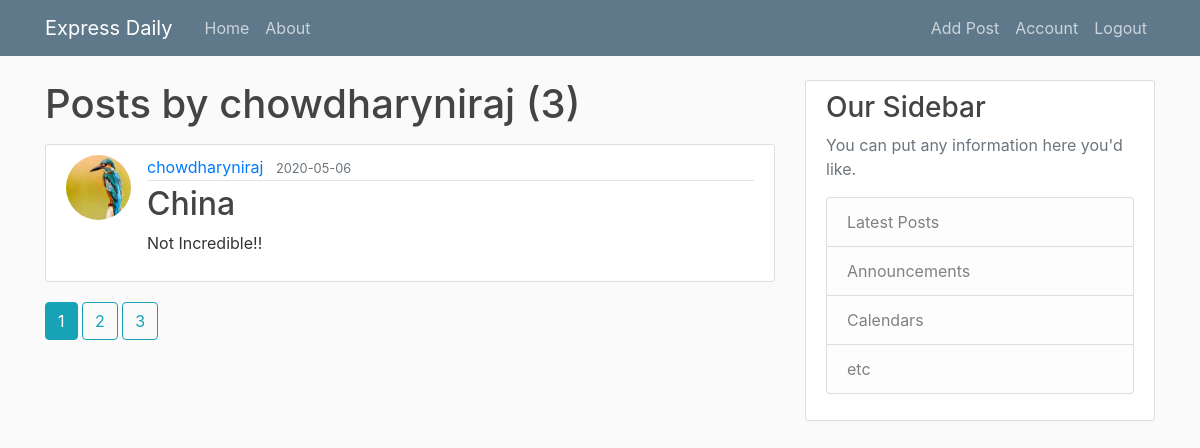
/user/chowdharyniraj (signed in), run on the app's committed database.
### BLog/models.py (models this page shows, shortened)
class User(db.Model,UserMixin):
    id = db.Column(db.Integer, primary_key=True)
    username = db.Column(db.String(20), unique=True, nullable=False)
    email = db.Column(db.String(120), unique=True, nullable=False)
    image_file = db.Column(db.String(20), nullable=False,
                           default='default.jpg')
    password = db.Column(db.String(60), nullable=False)
    posts = db.relationship('Post', backref='author', lazy=True)

class Post(db.Model):
    id = db.Column(db.Integer, primary_key=True)
    title = db.Column(db.String(100), nullable=False)
    date_posted = db.Column(db.DateTime, nullable=False,
                            default=datetime.utcnow)
    content = db.Column(db.Text, nullable=False)
    user_id = db.Column(db.Integer, db.ForeignKey('user.id'), nullable=False)

### BLog/route.py (the view)
@app.route("/user/<string:username>")
def user_posts(username):
    page=request.args.get('page',1,type=int)
    user=User.query.filter_by(username=username).first_or_404()
    posts=Post.query.filter_by(author=user).order_by(Post.date_posted.desc()).paginate(page=page,per_page=1)
    return render_template("user_posts.html", posts=posts,user=user)

### BLog/models.py (called while the page is built)
@loginmanager.user_loader
def load_user(user_id):
    return User.query.get(int(user_id))

### BLog/templates/user_posts.html
{% extends "layout.html" %}
{% block content %}
    <h1 class="mb-3">Posts by {{ user.username }} ({{ posts.total }})</h1>
    {% for post in posts.items %}
        <article class="media content-section">
          <img class="rounded-circle article-img" src="{{ url_for('static', filename='profile_pic/' + post.author.image_file) }}">
          <div class="media-body">
            <div class="article-metadata">
              <a class="mr-2" href="{{ url_for('user_posts', username=post.author.username) }}">{{ post.author.username }}</a>
              <small class="text-muted">{{ post.date_posted.strftime('%Y-%m-%d') }}</small>
            </div>
            <h2><a class="article-title" href="{{ url_for('post', post_id=post.id) }}">{{ post.title }}</a></h2>
            <p class="article-content">{{ post.content }}</p>
          </div>
        </article>
    {% endfor %}
    {% for page_num in posts.iter_pages(left_edge=1, right_edge=1, left_current=1, right_current=2) %}
      {% if page_num %}
        {% if posts.page == page_num %}
          <a class="btn btn-info mb-4" href="{{ url_for('user_posts', username=user.username, page=page_num) }}">{{ page_num }}</a>
        {% else %}
          <a class="btn btn-outline-info mb-4" href="{{ url_for('user_posts', username=user.username, page=page_num) }}">{{ page_num }}</a>
        {% endif %}
      {% else %}
        ...
      {% endif %}
    {% endfor %}
{% endblock content %}

### BLog/static/main.css (style rules this page uses)
body { background: #fafafa; color: #333333; margin-top: 5rem; }
h1, h2, h3, h4, h5, h6 { color: #444444; }
.content-section { background: #ffffff; padding: 10px 20px; border: 1px solid #dddddd; border-radius: 3px; margin-bottom: 20px; }
.article-title { color: #444444; }
.article-content { white-space: pre-line; }
.article-img { height: 65px; width: 65px; margin-right: 16px; }
.article-metadata { padding-bottom: 1px; margin-bottom: 4px; border-bottom: 1px solid #e3e3e3; }

### data on the page
User: username "chowdharyniraj"
Post: image_file (picture), author.username "chowdharyniraj", date_posted "2020-05-06", title "China", content "Not Incredible!!"

### other printed values
{{ posts.total }} "3"
{{ page_num }} "1"
{{ page_num }} "2" "3"
